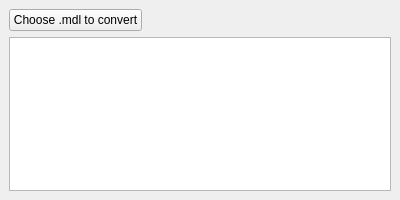
<?xml version="1.0" encoding="UTF-8"?>
<ui version="4.0">
 <class>Main_Window</class>
 <widget class="QMainWindow" name="Main_Window">
  <property name="geometry">
   <rect>
    <x>0</x>
    <y>0</y>
    <width>400</width>
    <height>200</height>
   </rect>
  </property>
  <property name="windowTitle">
   <string>XMUtil</string>
  </property>
  <widget class="QWidget" name="centralwidget">
   <layout class="QGridLayout" name="gridLayout">
    <item row="0" column="0">
     <widget class="QPushButton" name="filePicker">
      <property name="text">
       <string>Choose .mdl to convert</string>
      </property>
     </widget>
    </item>
    <item row="0" column="1">
     <spacer name="horizontalSpacer">
      <property name="orientation">
       <enum>Qt::Horizontal</enum>
      </property>
      <property name="sizeHint" stdset="0">
       <size>
        <width>40</width>
        <height>20</height>
       </size>
      </property>
     </spacer>
    </item>
    <item row="1" column="0" colspan="2">
     <widget class="QTextEdit" name="log">
      <property name="readOnly">
       <bool>true</bool>
      </property>
     </widget>
    </item>
   </layout>
  </widget>
 </widget>
 <resources/>
 <connections/>
</ui>
